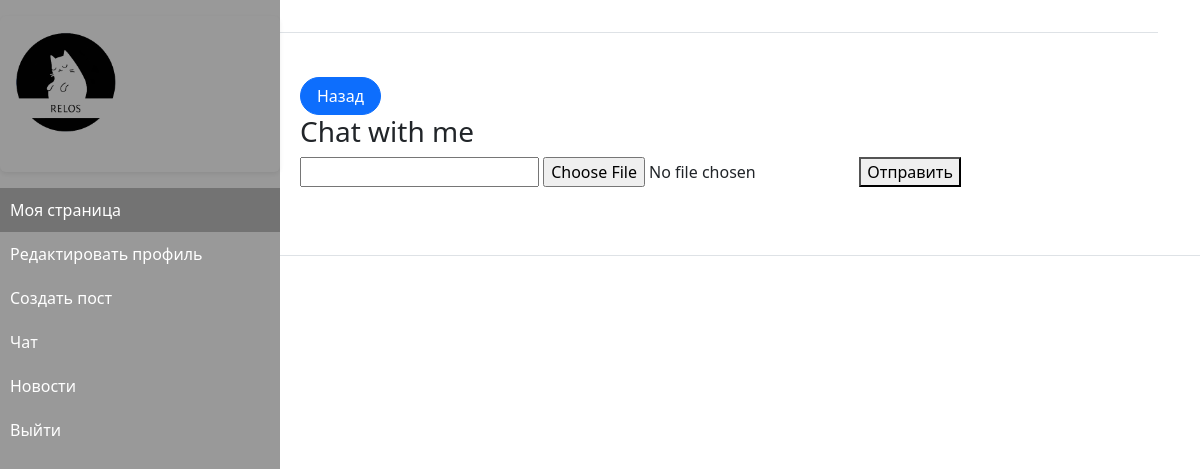
Before: /messages/chat/me/ (signed in) with the older database file.
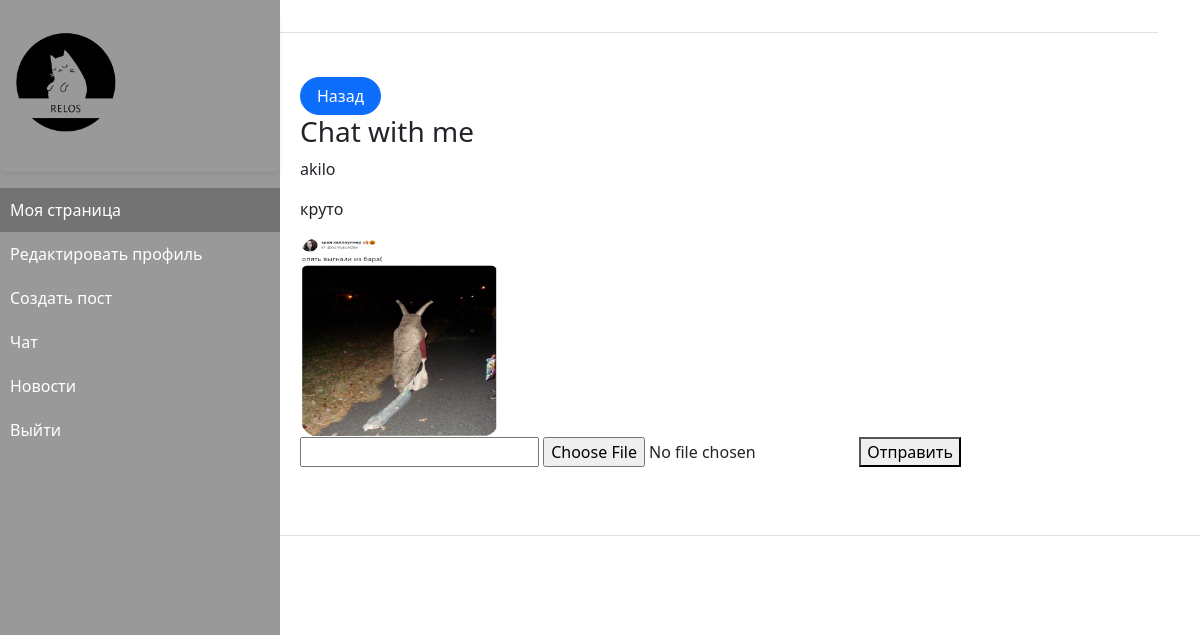
After: the same page with the newer database file.
### mechat/models.py (models this page shows)
class MessageChat(models.Model):
    first_user = models.ForeignKey(User, on_delete=models.CASCADE, related_name='first_user')
    second_user = models.ForeignKey(User, on_delete=models.CASCADE, related_name='second_user')
    message_text = models.CharField(max_length=100)
    image = models.ImageField(upload_to='images/', blank=True, null=True)
    date = models.DateTimeField(auto_now_add=True)

### mechat/views.py (the view, shortened to what this page needs)
# urls.py: path('chat/<str:username>/',views.dialog, name='messages'),
@login_required
def dialog(request, username):
    chat_user = get_object_or_404(User, username=username)
    chats = MessageChat.objects.filter(first_user=request.user, second_user=chat_user) | MessageChat.objects.filter(
        second_user=request.user, first_user=chat_user)
    return render(request, 'message/messages.html', {'chats': chats, 'chat_user': chat_user})

### relog/context_processors.py (called while the page is built)
def menu(request):
    menus = Menu.objects.order_by('order_by')
    return {'menus': menus}

### templates/message/messages.html (shortened to what this page needs)
{% extends 'base_profile.html' %}
{% block content %}
<a href="{% url 'chats' username=user %}" class="btn btn-primary rounded-pill px-3">Назад</a>
<div class="message-container">
    <h3>Chat with {{ chat_user.username }}</h3>
    {% for chat in chats %}
    <div class="message-content">
        <p>{{ chat.first_user.username }}</p>
        <p>{{ chat.message_text }}</p>
        {% if chat.image %}
        <img width="200" height="200" src="{{ chat.image.url }}" alt="Chat Image" style="border-radius: 10%;">
        {% endif %}
    </div>
    {% endfor %}
</div>
<form method="post" enctype="multipart/form-data">
    <input type="text" name="message_text">
    <input type="file" name="image" id="image">
    <button type="submit">Отправить</button>
</form>
{% endblock %}

Changed rows visible on the page:
added MessageChat: first_user.username "akilo", message_text "круто", image (picture)
